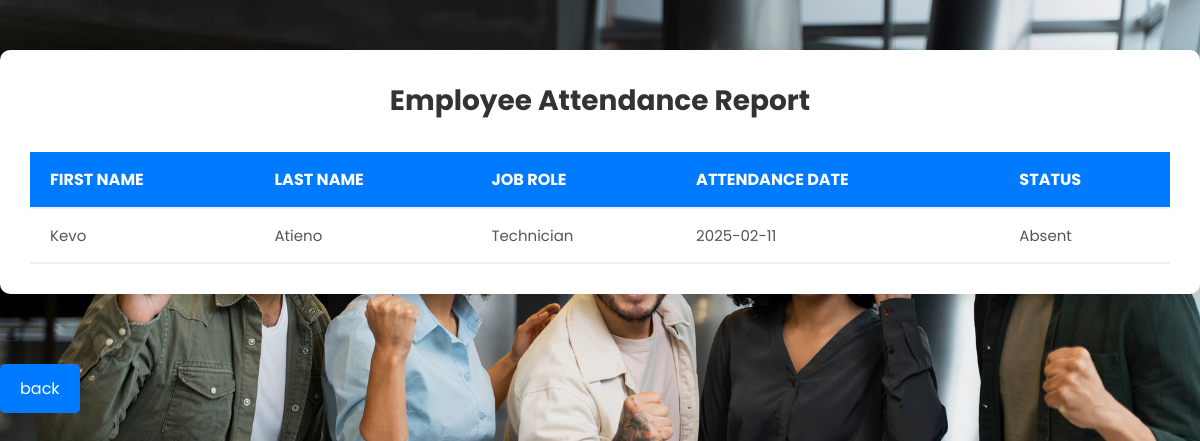
Page /att_report.php on the committed database.
### tables this page shows
CREATE TABLE `attendance` (
  `employee_id` int(11) NOT NULL,
  `date` date NOT NULL,
  `empid` int(11) NOT NULL,
  `status` varchar(50) NOT NULL
);

CREATE TABLE `emps` (
  `id` int(11) NOT NULL,
  `first_name` varchar(50) NOT NULL,
  `last_name` varchar(50) NOT NULL,
  `job_role` varchar(50) NOT NULL,
  `salary` decimal(10,0) NOT NULL,
  `created_at` date NOT NULL DEFAULT curdate()
);

### att_report.php (the view, shortened to what this page needs)
<?php
require_once('dbh.inc.php');
$sql = "
    SELECT emps.first_name, emps.last_name, emps.job_role, emps.salary, attendance.date, attendance.status
    FROM attendance
    JOIN emps ON attendance.employee_id = emps.id
";
$result = $conn->query($sql);
?>
<!DOCTYPE html>
<html lang="en">
<head>
    <link rel="stylesheet" href="styles.css">
</head>
<body>
    <div class="container">
        <h1>Employee Attendance Report</h1>
        <?php if ($result->num_rows > 0) { ?>
            <table class="attendance-table">
                <thead>
                    <tr>
                        <th>First Name</th>
                        <th>Last Name</th>
                        <th>Job Role</th>
                        <th>Attendance Date</th>
                        <th>Status</th>
                    </tr>
                </thead>
                <tbody>
                    <?php while($row = $result->fetch_assoc()) { ?>
                        <tr>
                            <td><?php echo $row["first_name"]; ?></td>
                            <td><?php echo $row["last_name"]; ?></td>
                            <td><?php echo $row["job_role"]; ?></td>
                            <td><?php echo $row["date"]; ?></td>
                            <td><?php echo $row["status"]; ?></td>
                        </tr>
                    <?php } ?>
                </tbody>
            </table>
        <?php } else { ?>
            <p>No attendance records found.</p>
        <?php } ?>
    </div>
    <a href="emp_report.php">back</a>
</body>
</html>

### styles.css (style rules this page uses)
* { padding:0; margin:0; font-family: "Poppins", sans-serif; }
body { font-family: Arial, sans-serif; background-color: #f4f4f4; color: #33333323; height: 100vh; padding: 0; margin: 0; }

### att_report.php (style rules this page uses)
body { font-family: 'Arial', sans-serif; background-color: #f4f7fc; background-image:url(theone.jpg); background-size:cover; background-blend-mode:multiply; background-color: rgb(243, 243, 243); margin: 0; padding: 0; }
.container { max-width: 1200px; margin: 50px auto; padding: 30px; background-color:#fff; border-radius: 10px; box-shadow: 0 4px 12px rgba(0, 0, 0, 0.1); overflow: hidden; }
h1 { text-align: center; color: #333; font-size: 28px; margin-bottom: 30px; }
table { width: 100%; border-collapse: collapse; margin-top: 20px; }
th, td { padding: 15px 20px; text-align: left; border-bottom: 2px solid #f2f2f2; color:#000; }
th { background-color: #007BFF; color: white; font-size: 16px; text-transform: uppercase; }
td { color: #555; font-size: 15px; }
a { display: inline-block; padding: 12px 20px; background-color: #007BFF; color: white; font-size: 16px; text-align: center; text-decoration: none; border-radius: 5px; transition: background-color 0.3s ease, transform 0.3s ease; margin-top: 20px; }

### rows in the picture
attendance: empid.first_name "Kevo", empid.last_name "Atieno", empid.job_role "Technician", date "2025-02-11", status "Absent"
